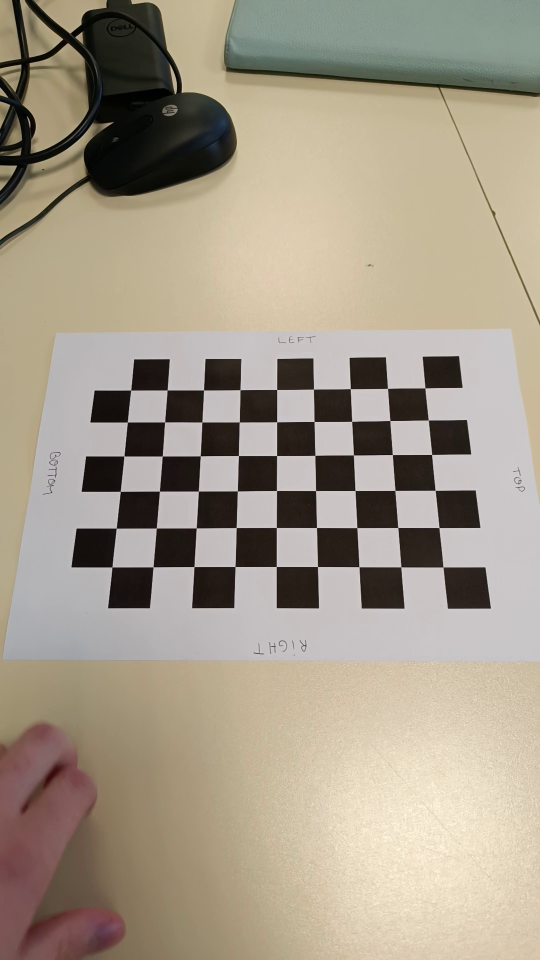
#> input picture calibration_images/5.jpg, 1080 x 1920 px, given in place of baboon.mp4, which was not available (shown at 1/2 size)
$ jupyter execute notebook.ipynb   (text cells are left out)
#> lines starting #> are read from the running program, lines starting #| are printed output that depends on the picture; pictures that were not available may be replaced by others from this repository, and a replacement may not be noted
[cell 1]
import cv2
import numpy as np
import glob

[cell 2]
video_path = "baboon.mp4"
cap = cv2.VideoCapture(video_path)

ret, I0 = cap.read()
#> I0 is the input picture: shape (1920, 1080, 3); mean B, G, R 137.6, 154.1, 164.2
I0 = cv2.rotate(I0, cv2.ROTATE_90_CLOCKWISE)
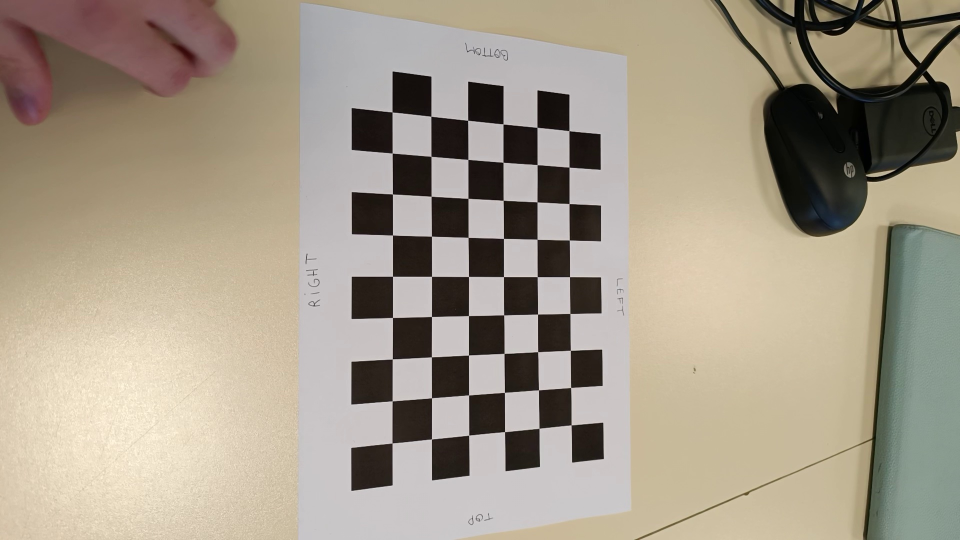
#> I0: shape (1080, 1920, 3) (shown at 1/2 size); mean B, G, R 137.6, 154.1, 164.2
resize_factor = 3

def copy_and_resize(I, resize_factor = resize_factor):
#> called with resize_factor = 3
    I_copy = np.copy(I)
    I_resized = cv2.resize(I, (I.shape[1] // resize_factor, I.shape[0] // resize_factor))
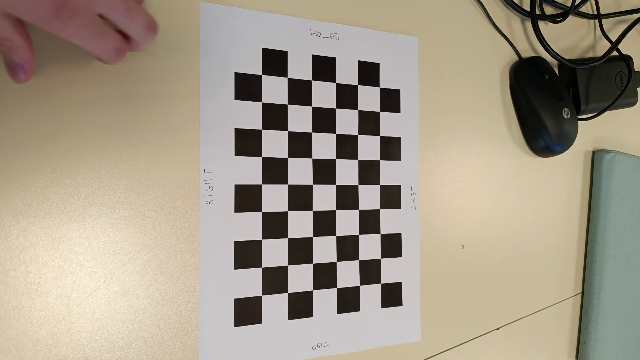
#> I_resized: shape (360, 640, 3); mean B, G, R 137.6, 154.1, 164.2

    return I_resized

# Resize the frame for displaying purpose
I0_resized = copy_and_resize(I0)

[cell 3]
pts = []
nb_pts = 4
I0_copy = np.copy(I0_resized)

def select_points(event, x, y, flags, param):
    global pts
    if event == cv2.EVENT_LBUTTONDOWN and len(pts) < nb_pts:
        pts.append((x, y)) # column, row

cv2.namedWindow("Image")
cv2.setMouseCallback("Image", select_points)

while True:
    for pt in pts:
        cv2.circle(I0_copy, pt, 2, (0, 0, 255), -1)
    cv2.imshow("Image", I0_copy)

    key = cv2.waitKey(1) & 0xFF
#> (key q is pressed here)
    if len(pts) == 4:
        break

    if key == 27:
        print("Select 4 points !")


cv2.destroyAllWindows()

$ run again, on calibration_images/6.jpg
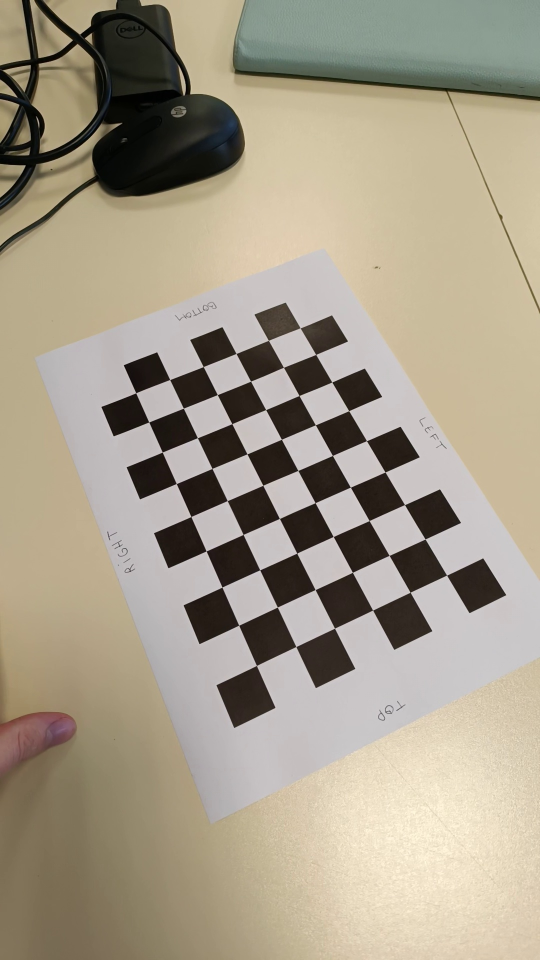
#> input picture calibration_images/6.jpg, 1080 x 1920 px, given in place of baboon.mp4, which was not available (shown at 1/2 size)
#> I0 is the input picture: shape (1920, 1080, 3); mean B, G, R 138.4, 156.5, 165.8
#> `I0 = cv2.rotate(I0, cv2.ROTATE_90_CLOCKWISE)`:
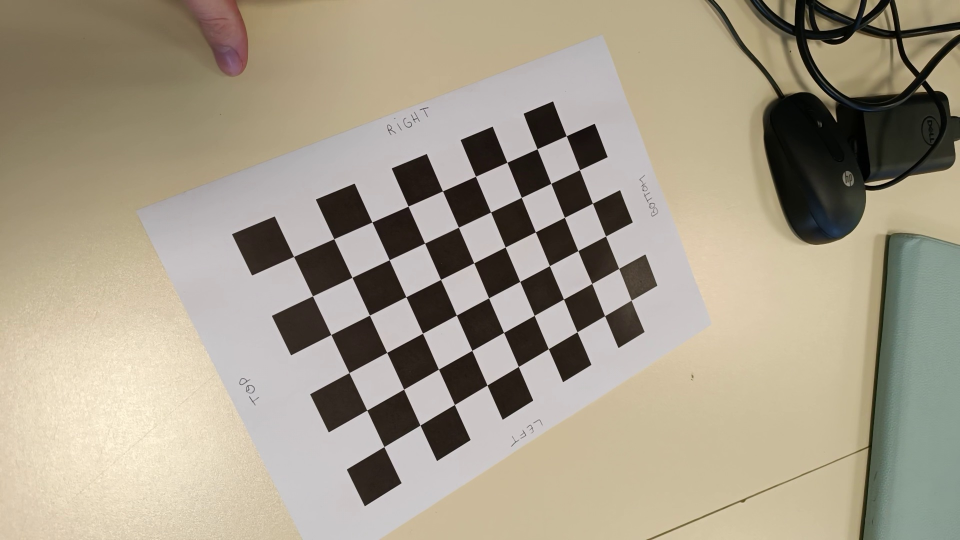
#> I0: shape (1080, 1920, 3) (shown at 1/2 size); mean B, G, R 138.4, 156.5, 165.8
#> in copy_and_resize, `I_resized = cv2.resize(I, (I.shape[1] // resize_factor, I.shape[0] // ..`:
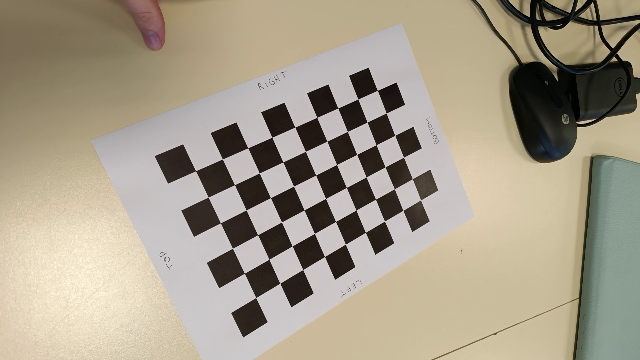
#> I_resized: shape (360, 640, 3); mean B, G, R 138.4, 156.5, 165.7

$ run again, on calibration_images/7.jpg
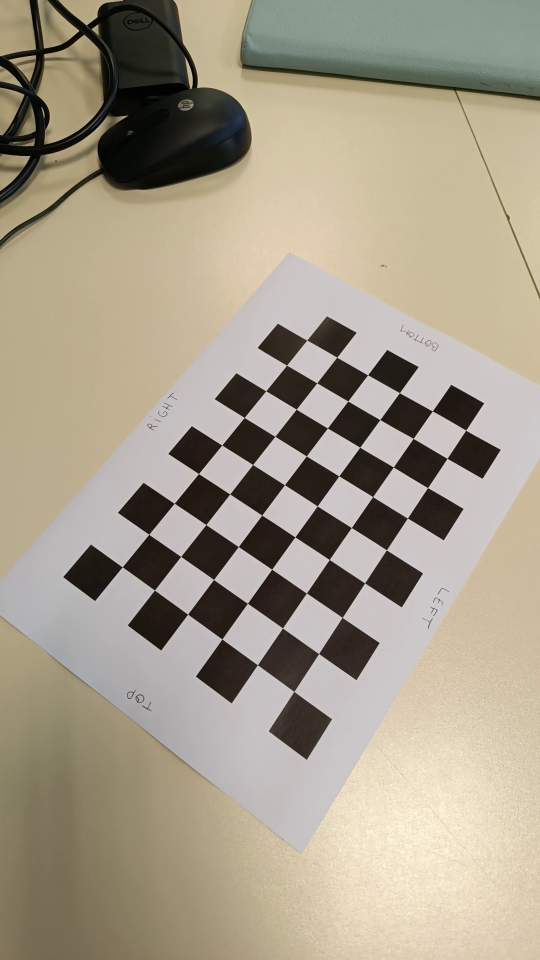
#> input picture calibration_images/7.jpg, 1080 x 1920 px, given in place of baboon.mp4, which was not available (shown at 1/2 size)
#> I0 is the input picture: shape (1920, 1080, 3); mean B, G, R 138.7, 156.6, 165.7
#> `I0 = cv2.rotate(I0, cv2.ROTATE_90_CLOCKWISE)`:
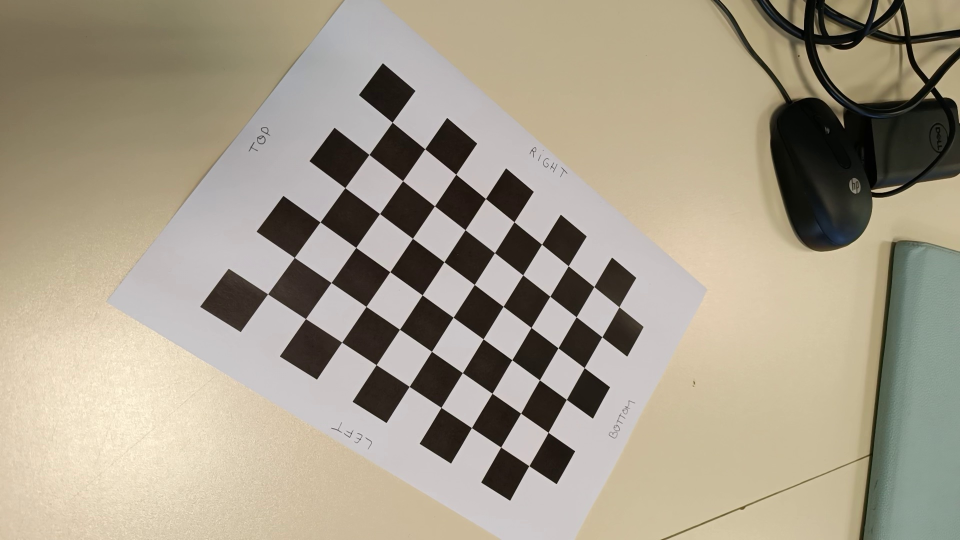
#> I0: shape (1080, 1920, 3) (shown at 1/2 size); mean B, G, R 138.7, 156.6, 165.7
#> in copy_and_resize, `I_resized = cv2.resize(I, (I.shape[1] // resize_factor, I.shape[0] // ..`:
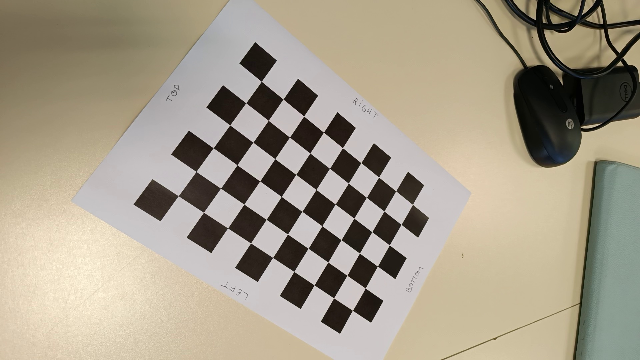
#> I_resized: shape (360, 640, 3); mean B, G, R 138.7, 156.6, 165.7

$ run again, on calibration_images/8.jpg
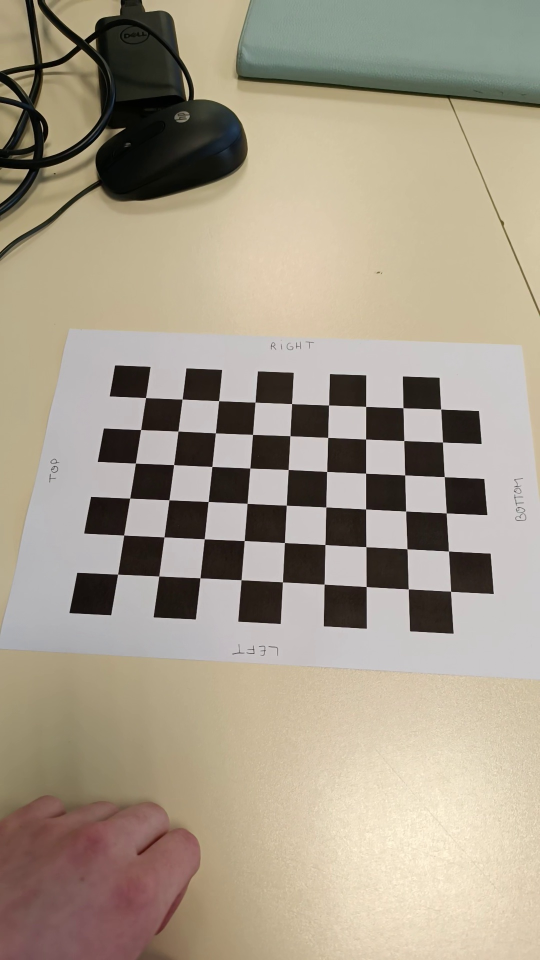
#> input picture calibration_images/8.jpg, 1080 x 1920 px, given in place of baboon.mp4, which was not available (shown at 1/2 size)
#> I0 is the input picture: shape (1920, 1080, 3); mean B, G, R 138.2, 155.4, 165.8
#> `I0 = cv2.rotate(I0, cv2.ROTATE_90_CLOCKWISE)`:
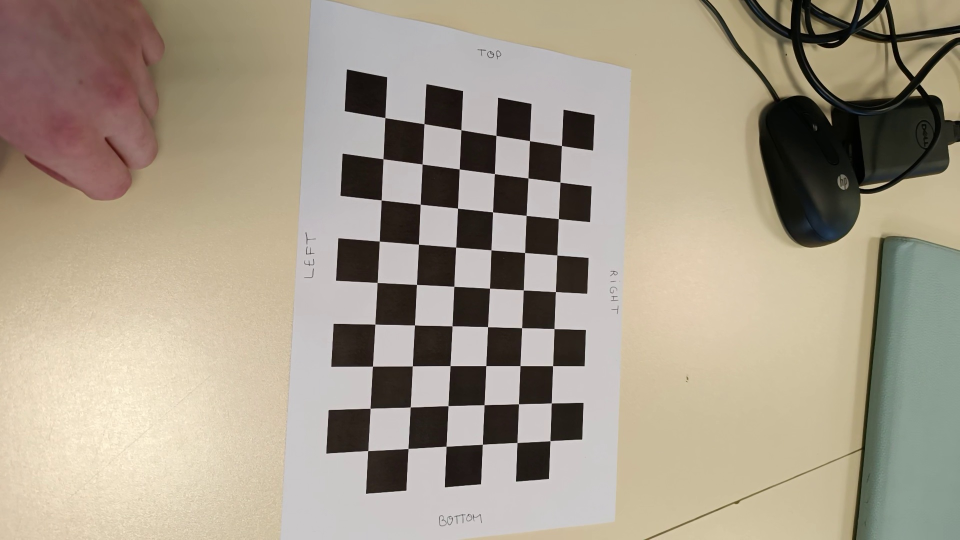
#> I0: shape (1080, 1920, 3) (shown at 1/2 size); mean B, G, R 138.2, 155.4, 165.8
#> in copy_and_resize, `I_resized = cv2.resize(I, (I.shape[1] // resize_factor, I.shape[0] // ..`:
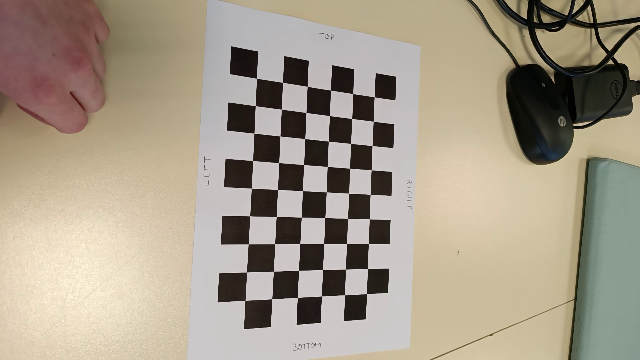
#> I_resized: shape (360, 640, 3); mean B, G, R 138.1, 155.4, 165.8
